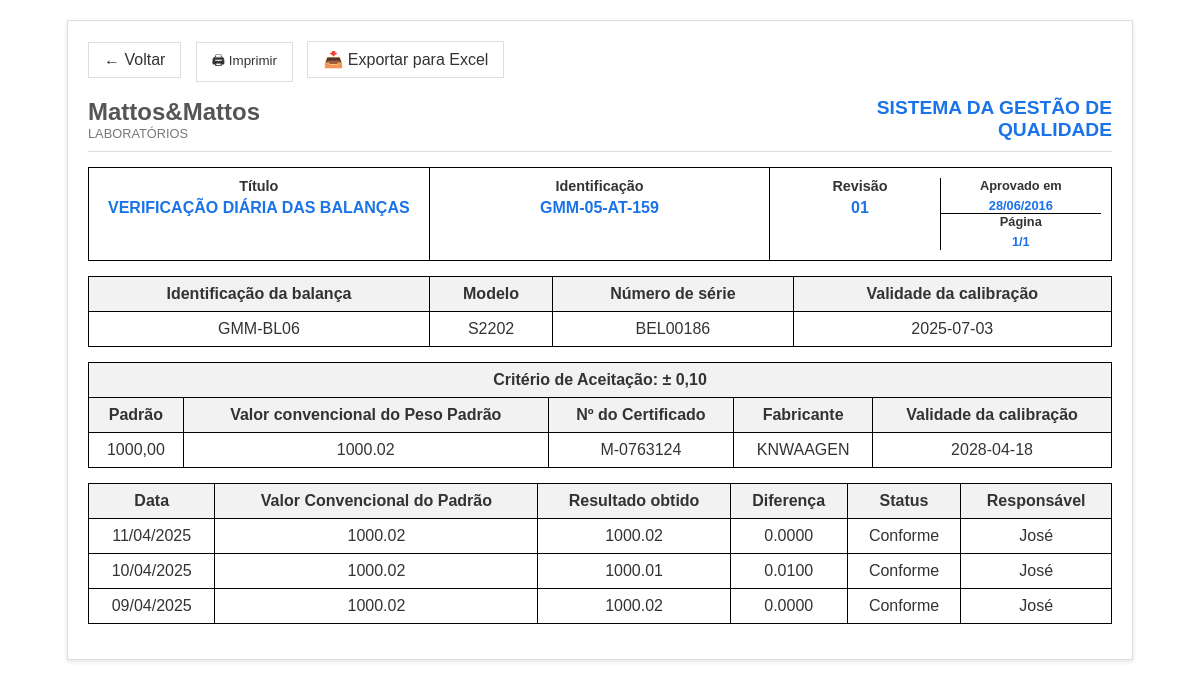
The app's page /historico/1, older data.
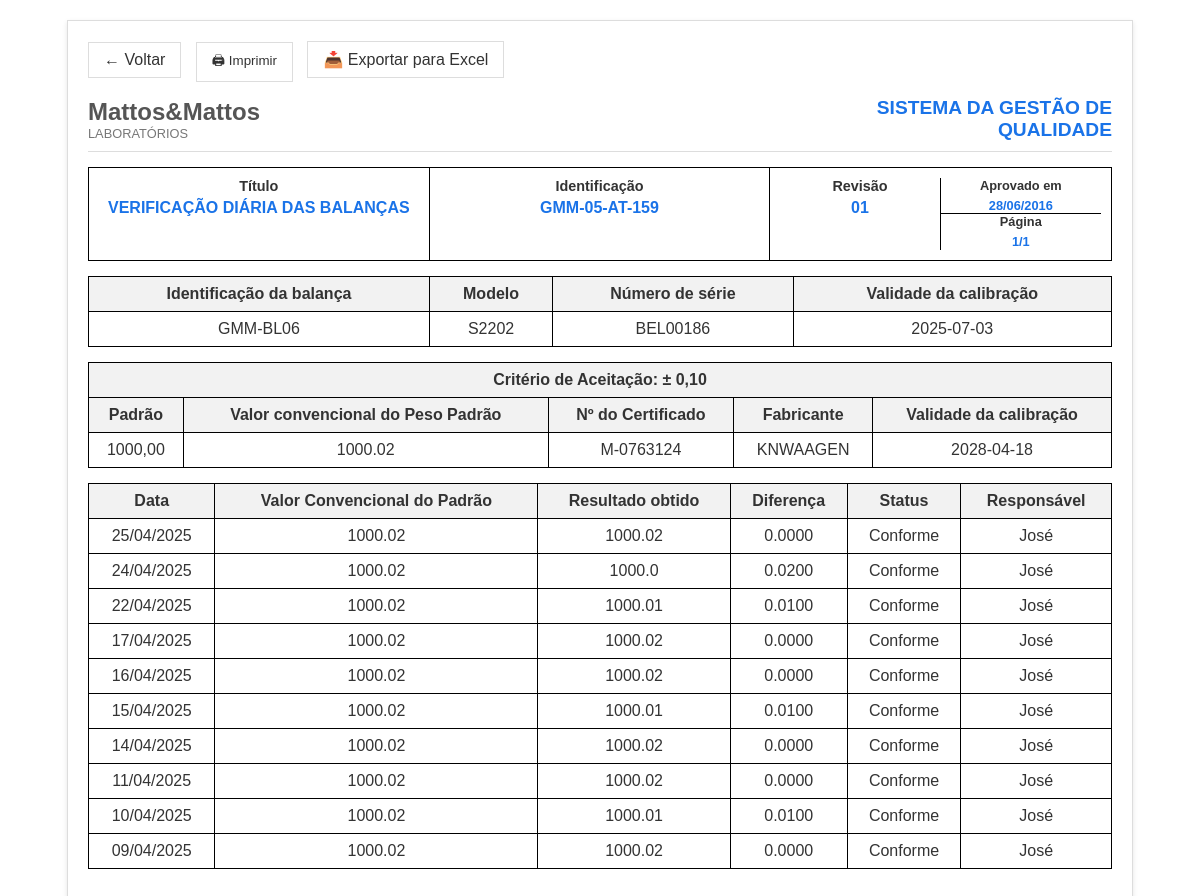
The same page, newer data.
### app/models.py (models this page shows)
class Balanca(db.Model):
    id = db.Column(db.Integer, primary_key=True)
    identificacao = db.Column(db.String(20), nullable=False, unique=True)
    modelo = db.Column(db.String(50), nullable=False)
    numero_serie = db.Column(db.String(50), nullable=False)
    validade_calibracao = db.Column(db.String(10), nullable=False)
    criterio_aceitacao = db.Column(db.String(20), nullable=False)
    padrao = db.Column(db.String(50), nullable=False)
    valor_convencional = db.Column(db.Float, nullable=False)
    numero_certificado = db.Column(db.String(50), nullable=False)
    fabricante = db.Column(db.String(50), nullable=False)
    validade_padrao = db.Column(db.String(10), nullable=False)
    registros = db.relationship('RegistroDiario', backref='balanca', lazy=True)

class RegistroDiario(db.Model):
    id = db.Column(db.Integer, primary_key=True)
    data = db.Column(db.Date, default=datetime.utcnow)
    resultado_obtido = db.Column(db.Float, nullable=False)
    responsavel = db.Column(db.String(100), nullable=False)
    balanca_id = db.Column(db.Integer, db.ForeignKey('balanca.id'), nullable=False)
    @property
    def diferenca(self):
        return round(abs(self.resultado_obtido - self.balanca.valor_convencional), 4)
    @property
    def status(self):
        criterio = float(self.balanca.criterio_aceitacao.replace("±", "").replace(",", "."))
        return "Conforme" if self.diferenca <= criterio else "Não Conforme"

### app/routes.py (the view)
@routes_bp.route("/historico/<int:id>")
def historico(id):
    balanca = Balanca.query.get_or_404(id)
    registros = RegistroDiario.query.filter_by(balanca_id=id).order_by(RegistroDiario.data.desc()).all()
    return render_template("historico.html", balanca=balanca, registros=registros)

### app/templates/historico.html (shortened to what this page needs)
<!DOCTYPE html>
<html lang="pt-br">
<head>
</head>
<body>
    <div class="container">
        <div class="actions">
            <a href="{{ url_for('routes.index') }}" class="back-button">← Voltar</a>
            <button onclick="window.print()" class="print-button">🖨 Imprimir</button>
            <a href="{{ url_for('routes.exportar_excel', id=balanca.id) }}" class="print-button">📥 Exportar para Excel</a>
        </div>
        <div class="logo-header">
            <div class="company-name">
                <h2>Mattos&Mattos</h2>
                <p>LABORATÓRIOS</p>
            </div>
            <div class="system-title">
                <h1>SISTEMA DA GESTÃO DE</h1>
                <h1>QUALIDADE</h1>
            </div>
        </div>
        <div class="title-header">
            <div class="title-section">
                <h3>Título</h3>
                <p class="blue-text">VERIFICAÇÃO DIÁRIA DAS BALANÇAS</p>
            </div>
            <div class="id-section">
                <h3>Identificação</h3>
                <p class="blue-text">GMM-05-AT-159</p>
            </div>
            <div class="revision-section">
                <div>
                    <h3>Revisão</h3>
                    <p class="blue-text">01</p>
                </div>
                <div class="date-section">
                    <div class="approved">
                        <h3 style="font-size: 0.8rem;">Aprovado em</h3>
                        <p class="blue-text" style="font-size: 0.8rem;">28/06/2016</p>
                    </div>
                    <div>
                        <h3 style="font-size: 0.8rem;">Página</h3>
                        <p class="blue-text" style="font-size: 0.8rem;">1/1</p>
                    </div>
                </div>
            </div>
        </div>
        <table>
            <thead>
                <tr>
                    <th>Identificação da balança</th>
                    <th>Modelo</th>
                    <th>Número de série</th>
                    <th>Validade da calibração</th>
                </tr>
            </thead>
            <tbody>
                <tr>
                    <td>{{ balanca.identificacao }}</td>
                    <td>{{ balanca.modelo }}</td>
                    <td>{{ balanca.numero_serie }}</td>
                    <td>{{ balanca.validade_calibracao }}</td>
                </tr>
            </tbody>
        </table>
        <table>
            <thead>
                <tr>
                    <th colspan="5">Critério de Aceitação: ± {{ balanca.criterio_aceitacao }}</th>
                </tr>
                <tr>
                    <th>Padrão</th>
                    <th>Valor convencional do Peso Padrão</th>
                    <th>Nº do Certificado</th>
                    <th>Fabricante</th>
                    <th>Validade da calibração</th>
                </tr>
            </thead>
            <tbody>
                <tr>
                    <td>{{ balanca.padrao }}</td>
                    <td>{{ balanca.valor_convencional }}</td>
                    <td>{{ balanca.numero_certificado }}</td>
                    <td>{{ balanca.fabricante }}</td>
                    <td>{{ balanca.validade_padrao }}</td>
                </tr>
            </tbody>
        </table>
        <table>
            <thead>
                <tr>
                    <th>Data</th>
                    <th>Valor Convencional do Padrão</th>
                    <th>Resultado obtido</th>
                    <th>Diferença</th>
                    <th>Status</th>
                    <th>Responsável</th>
                </tr>
            </thead>
            <tbody>
                {% for r in registros %}
                <tr>
                    <td>{{ r.data.strftime('%d/%m/%Y') }}</td>
                    <td>{{ balanca.valor_convencional }}</td>
                    <td>{{ r.resultado_obtido }}</td>
                    <td>{{ "%.4f"|format(r.diferenca) }}</td>
                    <td>{{ r.status }}</td>
                    <td>{{ r.responsavel }}</td>
                </tr>
                {% else %}
                <tr>
                    <td colspan="7">Nenhum registro encontrado.</td>
                </tr>
                {% endfor %}
            </tbody>
        </table>
    </div>
</body>
</html>

### app/templates/historico.html (style rules this page uses)
body { font-family: Arial, sans-serif; margin: 20px; padding: 0; color: #333; }
.container { max-width: 1024px; margin: 0 auto; padding: 20px; border: 1px solid #ddd; box-shadow: 0 2px 5px rgba(0,0,0,0.1); }
.logo-header { display: flex; justify-content: space-between; align-items: center; margin-bottom: 15px; border-bottom: 1px solid #ddd; padding-bottom: 10px; }
.company-name { text-align: left; }
.company-name h2 { margin: 0; color: #555; font-weight: bold; }
.company-name p { margin: 0; font-size: 0.8rem; color: #777; }
.system-title { text-align: right; color: #1a73e8; font-weight: bold; }
.system-title h1 { margin: 0; font-size: 1.2rem; }
.title-header { display: grid; grid-template-columns: repeat(3, 1fr); border: 1px solid black; margin-bottom: 15px; }
.title-header > div { padding: 10px; text-align: center; }
.title-header h3 { margin: 0; font-size: 0.9rem; }
.title-header p { margin: 5px 0 0; font-weight: bold; }
.title-header .blue-text { color: #1a73e8; }
.title-section { border-right: 1px solid black; }
.id-section { border-right: 1px solid black; }
.revision-section { display: grid; grid-template-columns: 1fr 1fr; }
.revision-section > div:first-child { border-right: 1px solid black; }
.revision-section .date-section { display: grid; grid-template-rows: 1fr 1fr; }
.revision-section .date-section .approved { border-bottom: 1px solid black; }
table { width: 100%; border-collapse: collapse; margin-bottom: 15px; }
th, td { border: 1px solid black; padding: 8px; text-align: center; }
th { background-color: #f2f2f2; }
.print-button, .back-button { background-color: white; border: 1px solid #ddd; padding: 8px 15px; cursor: pointer; display: inline-flex; align-items: center; gap: 5px; text-decoration: none; color: #333; margin-right: 10px; }
.actions { margin-bottom: 15px; }

Row changes from the older to the newer data that the page shows:
added RegistroDiario: data "25/04/2025", {{ balanca.valor_convencional }} "1000.02", resultado_obtido "1000.02", diferenca "0.0000", status "Conforme", responsavel "José"
added RegistroDiario: data "24/04/2025", {{ balanca.valor_convencional }} "1000.02", resultado_obtido "1000.0", diferenca "0.0200", status "Conforme", responsavel "José"
added RegistroDiario: data "22/04/2025", {{ balanca.valor_convencional }} "1000.02", resultado_obtido "1000.01", diferenca "0.0100", status "Conforme", responsavel "José"
added RegistroDiario: data "17/04/2025", {{ balanca.valor_convencional }} "1000.02", resultado_obtido "1000.02", diferenca "0.0000", status "Conforme", responsavel "José"
added RegistroDiario: data "16/04/2025", {{ balanca.valor_convencional }} "1000.02", resultado_obtido "1000.02", diferenca "0.0000", status "Conforme", responsavel "José"
added RegistroDiario: data "15/04/2025", {{ balanca.valor_convencional }} "1000.02", resultado_obtido "1000.01", diferenca "0.0100", status "Conforme", responsavel "José"
added RegistroDiario: data "14/04/2025", {{ balanca.valor_convencional }} "1000.02", resultado_obtido "1000.02", diferenca "0.0000", status "Conforme", responsavel "José"
